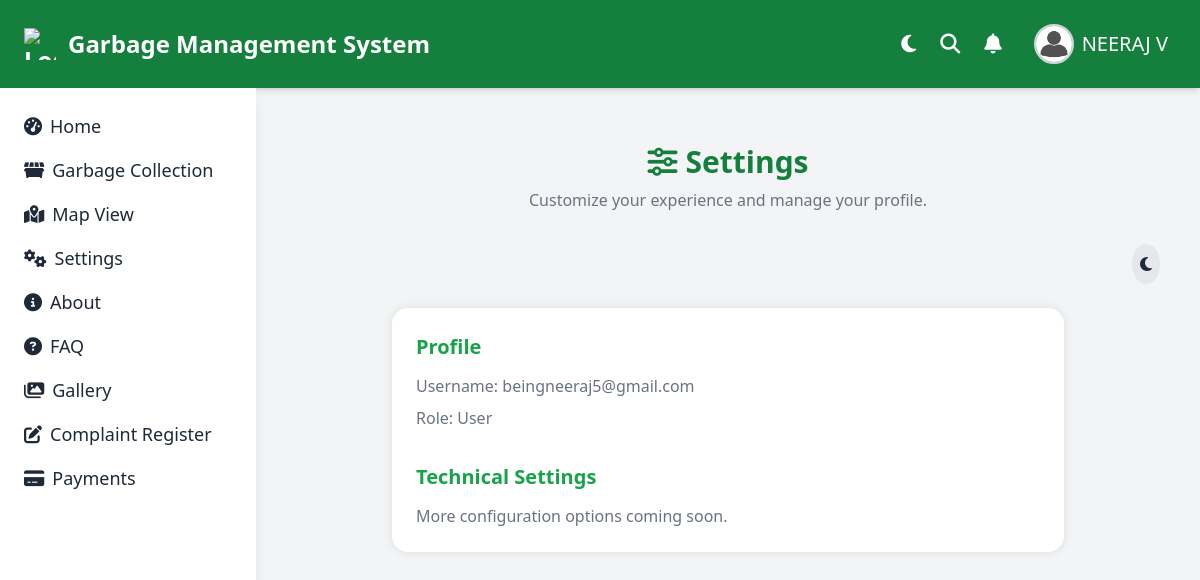
/garbage/settings/ (signed in), run on the app's committed database.
### user/models.py (models this page shows, shortened)
class BaseClass(models.Model):
    uuid = models.SlugField(unique=True,default=uuid.uuid4)
    active_status = models.BooleanField(default=True)
    created_at = models.DateTimeField(auto_now_add=True)
    updated_at = models.DateTimeField(auto_now=True)
    class Meta:
        abstract = True

class Users(BaseClass):
    profile = models.OneToOneField('authentication.Profile',on_delete=models.CASCADE)
    name = models.CharField(max_length=50)
    email = models.EmailField(unique=True)
    contact = models.CharField(max_length=15)
    address = models.CharField(max_length=50)
    post_office = models.CharField(max_length=50)
    district = models.CharField(max_length=50,choices=DistrictChoices.choices)
    pin_code = models.CharField(max_length=6)
    class Meta:
        verbose_name = 'User'
        verbose_name_plural = 'Users'
        ordering = ['-id']

### authentication/models.py (models this page shows, shortened)
class Profile(AbstractUser):
    role = models.CharField(max_length=30,choices=RoleChoices.choices)
    class Meta:
        verbose_name = 'Profile'
        verbose_name_plural = 'Profile'

### garbage/views.py (the view)
# urls.py: path('settings/',views.SettingsView.as_view(),name='settings'),
class SettingsView(View):
    def get(self,request,*args,**kwargs):
        return render(request,'settings/settings.html')

### authentication/show_customer.py (called while the page is built)
def show_customer_name(request):
    customer_name = 'Guest'
    if request.user.is_authenticated:  # Check if the user is authenticated
        try:
            customer = Users.objects.get(profile=request.user)
            customer_name = customer.name  # Get the customer's name
        except Users.DoesNotExist:
            customer_name = 'Guest'  # Keep the default name if user is not found
    return {'customer_name': customer_name}

### authentication/show_user.py (called while the page is built)
def show_user_name(request):
    username = request.user.username
    name = username.split('@')[0]
    print(name)
    return{'name_of_user':name}

### authentication/templatetags/check_roles.py (called while the page is built)
@register.simple_tag
def check_user_role(request,roles):
    roles=roles.split(',')
    allow = False
    if request.user.role in roles:
        allow = True
    return allow

### templates/settings/settings.html (shortened to what this page needs)
{% extends 'base.html' %}
{% block content %}
<link rel="stylesheet" href="https://cdnjs.cloudflare.com/ajax/libs/font-awesome/6.4.0/css/all.min.css"/>
<div class="mx-auto px-4 py-8">
  <div class="mb-8 text-center">
    <h1 class="text-3xl font-bold text-green-700 dark:text-green-400 flex items-center justify-center gap-2">
      <i class="fas fa-sliders-h"></i> Settings
    </h1>
    <p class="text-muted mt-2">Customize your experience and manage your profile.</p>
  </div>
  <div class="text-right mb-6">
    <button id="theme-toggle" class="theme-toggle">
      <i id="theme-icon" class="fas fa-moon"></i>
    </button>
  </div>
  <div class="settings-card bg-white max-w-2xl mx-auto space-y-8">
    <div class="profile-info">
      <h2 class="section-title text-green-600">Profile</h2>
      <p class="text-muted"><span class="field-label ">Username:</span> {{ request.user.username }}</p>
      <p class="text-muted"><span class="field-label">Role:</span> {{ request.user.role }}</p>
    </div>
    <div>
      <h2 class="section-title text-green-600">Technical Settings</h2>
      <p class="text-muted">More configuration options coming soon.</p>
    </div>
  </div>
</div>
{% endblock %}

### templates/base.html (shortened to what this page needs)
{%load check_roles%}
<!DOCTYPE html>
<html lang="en">
<head>
  <script src="https://cdn.tailwindcss.com"></script>
  <link rel="stylesheet" href="https://cdnjs.cloudflare.com/ajax/libs/font-awesome/6.5.0/css/all.min.css">
  <link rel="stylesheet" href="https://cdn.jsdelivr.net/npm/bootstrap-icons@1.11.1/font/bootstrap-icons.css">
</head>
<body class="bg-gray-100 text-gray-800 min-h-screen transition duration-300">
  <header class="bg-green-700 text-white px-6 py-4 flex justify-between items-center shadow-md">
    <div class="flex items-center text-2xl font-bold">
      <img src="https://cdn-icons-png.flaticon.com/512/2986/2986273.png" alt="Logo" class="w-8 h-8 mr-3">
      Garbage Management System
    </div>
    {% if user.is_authenticated %}
    {%check_user_role request 'Admin,Driver' as allow%}
    {%check_user_role request 'User' as allow%}
            {%if allow%}
    <ul class="flex items-center space-x-6 text-xl">
      <li>
        <button onclick="toggleTheme()" class="focus:outline-none text-white text-xl" title="Toggle Theme">
          <i id="themeIcon" class="fas fa-moon"></i>
        </button>
      </li>
      <li><i class="fas fa-search cursor-pointer"></i></li>
      <li><i class="fas fa-bell cursor-pointer"></i></li>
      <li class="relative">
        <button onclick="toggleProfileMenu()" class="flex items-center space-x-2 p-2 rounded-full hover:bg-green-600">
          <img class="w-10 h-10 rounded-full object-cover border-2 border-gray-300" src="/static/img/user2.jpg" alt="User Profile" />
          <p class="text-white font-medium hidden md:block">{{ customer_name }}</p>
        </button>
      </li>
    </ul>
    {% endif %}
    {% endif %}
  </header>
  <div class="flex flex-col md:flex-row min-h-screen">
    <aside id="mobileSidebar" class="fixed top-0 left-0 w-64 h-screen bg-white shadow-lg transform -translate-x-full md:translate-x-0 transition-transform duration-300 z-50 md:static md:translate-x-0 p-6">
      <ul class="space-y-4 text-lg">
      {% if user.is_authenticated %}
        {%check_user_role request 'Admin' as allow%}
        {%check_user_role request 'User' as allow%}
          {%if allow%}
        <li><a href="{%url 'home'%}" class="flex items-center hover:text-green-600"><i class="fas fa-tachometer-alt mr-2"></i>Home</a></li>
        {% endif %}
        {%check_user_role request 'Admin' as allow%}
        {%check_user_role request 'User' as allow%}
        {%if allow%}
        <li><a href="{%url 'garbagesection'%}" class="flex items-center hover:text-green-600"><i class="fas fa-dumpster mr-2"></i>Garbage Collection</a></li>
        {% endif %}
        {%check_user_role request 'Admin,Driver' as allow%}
      {% endif %}
        <li><a href="{% url 'map' %}" class="flex items-center hover:text-green-600"><i class="fas fa-map-marked-alt mr-2"></i>Map View</a></li>
        {%check_user_role request 'Admin' as allow%}
        <li><a href="{% url 'settings' %}" class="flex items-center hover:text-green-600"><i class="fas fa-cogs mr-2"></i>Settings</a></li>
        <li><a href="{% url 'about' %}" class="flex items-center hover:text-green-600"><i class="fas fa-info-circle mr-2"></i>About</a></li>
        <li><a href="{% url 'faq' %}" class="flex items-center hover:text-green-600"><i class="fas fa-question-circle mr-2"></i>FAQ</a></li>
        <li><a href="{% url 'gallery' %}" class="flex items-center hover:text-green-600"><i class="fas fa-images mr-2"></i>Gallery</a></li>
    {% if user.is_authenticated %}
      {%check_user_role request 'User' as allow%}
        {%if allow%}
        <li><a href="{%url 'complaint-register'%}" class="flex items-center hover:text-green-600"><i class="fas fa-edit mr-2"></i>Complaint Register</a></li>
        {% endif %}
        {%check_user_role request 'Admin' as allow%}
    {% endif %}
        {%check_user_role request 'Admin,User' as allow%}
        {%if allow%}
        <li><a href="{% url 'payment-list' %}" class="flex items-center hover:text-green-600"><i class="fas fa-credit-card mr-2"></i>Payments</a></li>
        {% endif %}
      </ul>
    </aside>
    <main class="flex-1 p-6">
      {% block content %}
      {% endblock %}
    </main>
  </div>
</body>
</html>

### templates/base.html (style rules this page uses)
html, body { overflow-x: hidden; }

### templates/settings/settings.html (style rules this page uses)
.settings-card { background-color: white; padding: 1.5rem; border-radius: 1rem; box-shadow: 0 0 10px rgba(0,0,0,0.1); }
.theme-toggle { background-color: #e5e7eb; border-radius: 50%; padding: 0.5rem; cursor: pointer; }
.section-title { font-size: 1.25rem; font-weight: bold; margin-bottom: 0.75rem; }
.field-label { font-weight: 500; }
.text-muted { color: #6b7280; }
.profile-info p { margin: 0.5rem 0; font-size: 1rem; }

### data on the page
Users: name "NEERAJ V"
Profile: user.username "beingneeraj5@gmail.com", user.role "User"
